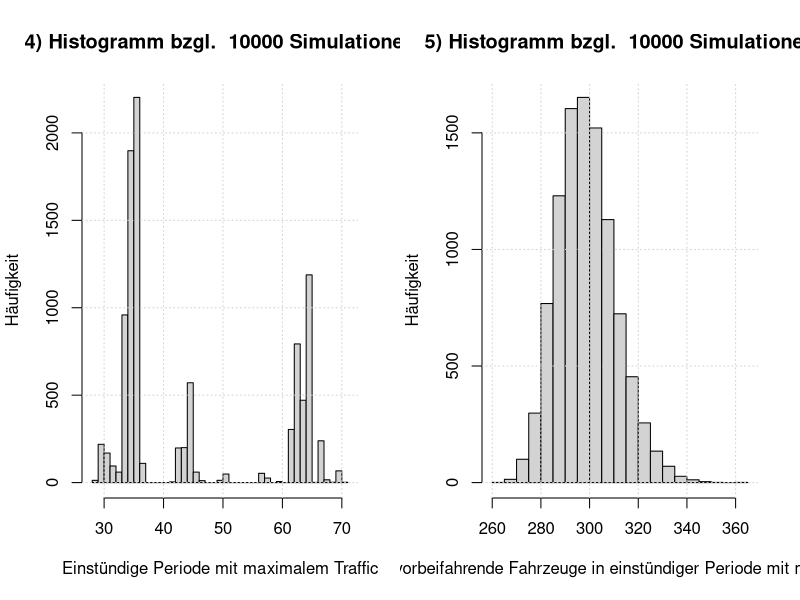
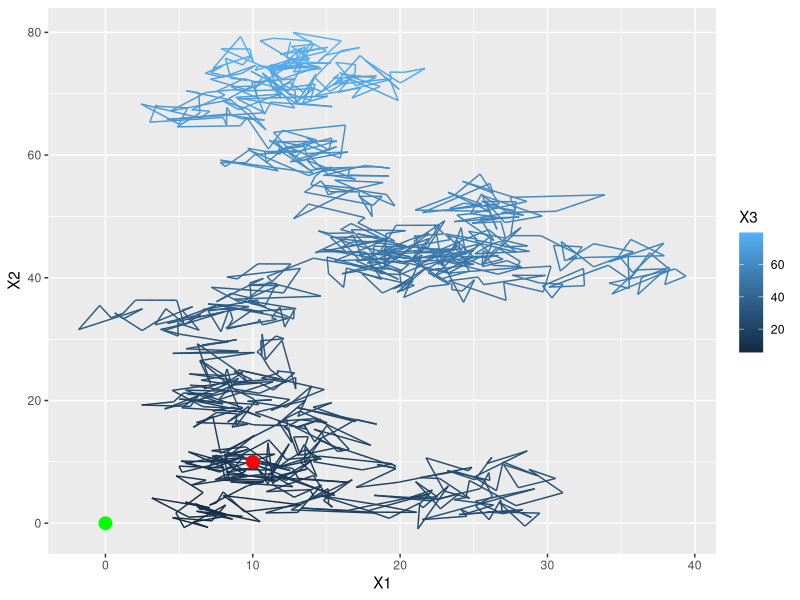
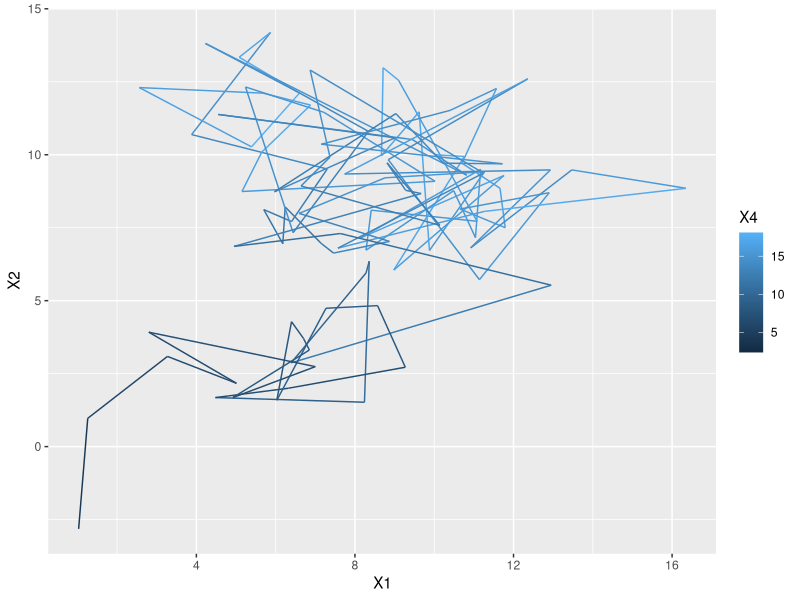

These charts were generated, in order, by the following R code:
## ---- chunk 1
# Load libraries
# shit's getting serious
library('ggplot2')
## ---- chunk 2
# Read data
P <- as.matrix(read.csv("data/lungcancer.csv"))
nStates <- dim(P)[1]

# Sanity check
apply(P, 1, sum)
## ---- chunk 3
# Method 1
fnMCMeanSteps1 <- function(x, mu, P, tailProb = 0.01){
  # This function computes the mean number of steps needed to reach state x for
  # a Markov chain defined with initial distribution mu and transition matrix P.
  # 
  # Args:
  #   x:        Target state
  #   mu:       Initial distribution
  #   P:        Transition matrix
  #   tailProb: Tail probability to control approximation
  #   
  # Returns:
  #   Expected number of steps to reach state x for the first time
  
  # Step 0
  cumProbs <- mu[x]
  mean <- mu[x] * 0  # symbolic initialization
  
  # Step 1
  tempProb <- sum(mu[-x] * P[-x, x])
  cumProbs <- cumProbs + tempProb
  mean <- mean + tempProb * 1
  
  # Further steps
  PTilde <- diag(length(mu) - 1)  # initialize PTilde
  k <- 2
  
  while (1-cumProbs >= tailProb) {
    PTilde <- PTilde %*% P[-x, -x]  # Update PTilde
    tempProb <- mu[-x] %*% PTilde %*% P[-x, x]  # Get prob. of hitting time k
    cumProbs <- cumProbs + tempProb  # cumulate probability mass
    mean <- mean + tempProb * k  # update mean
    k <- k+1
  }
  
  # Return mean
  return(as.double(mean))
}
## ---- chunk 4
# Define initial distribution (always begin in state 23 (Lung))
mu <- rep(0, nStates)
mu[23] <- 1

# Expected steps to reach certain position
meanStepsBladder <- fnMCMeanSteps1(5, mu, P, tailProb = 10^-5)
meanStepsBrain <- fnMCMeanSteps1(7, mu, P, tailProb = 10^-5)
meanStepsHeart <- fnMCMeanSteps1(17, mu, P, tailProb = 10^-5)
## ---- chunk 5
# Method 2
fnMCMeanSteps2 <- function(x, mu, P, T = 1000){
  # This function computes the mean number of steps needed to reach state x for
  # a Markov chain defined with initial distribution mu and transition matrix P.
  # This method approximates the mean using 10'000 Markov chain simulations with
  # a maximum of T steps per simulation.
  # 
  # Args:
  #   x:  Target state
  #   mu: Initial distribution
  #   P:  Transition matrix
  #   T:  Maximum length of Markov chain
  #   
  # Returns:
  #   Expected number of steps to reach state x for the first time
  
  # Number of states and simulations
  nStates <- length(mu)
  nSim <- 10^4
  
  # Initialize matrix for markov chains
  matSteps <- matrix(nrow = nSim, ncol = T)
  
  # Sample initial state with mu
  matSteps[, 1] <- sample(1:nStates, nSim, replace = TRUE, prob = mu)
  
  # Write sub-function for state-dependend sampling to use with sapply
  fnMCStep <- function(state){
    return(sample(1:nStates, 1, prob = P[state, ]))
  }
  
  # Simulate markov chains
  for (i in 2:T){
    matSteps[, i] <- sapply(matSteps[, i-1], fnMCStep)
  }
  
  # Get steps needed to reach state x the first time for each simulation
  # Again, we use a sub-function that can be used with apply
  fnFirstTime <- function(mc){
    # Args:
    #   mc: markov chain (vector)
    
    return(which(mc == x)[1])  # returns NA, if state x is not reached at all
  }
  
  mean <- mean(apply(matSteps, 1, fnFirstTime), na.rm = TRUE)
  
  # Return mean
  return(mean)
}
## ---- chunk 6
N <- as.matrix(read.csv("data/traffic.csv", header = TRUE))

# Get vector of 96 data points
Nt <- as.vector(t(N[,2:5]))

# Calculate lambda tilde and lambda as function of t
lambdaTildeT <- Nt
lambdaT <- 1.2 * lambdaTildeT
## ---- chunk 7
fnSimulatePoisson <- function(lambda, n) {
  # This function simulates poisson values based on vector of parameters lambda
  # 
  # Args:
  #   lambda:   Vector of parameters for poisson distribution
  #   n:        Number of simulations
  #   
  # Returns:
  #   Simulated vectors as matrix, where every row is a simulation of one day
  #   therefore the matrix as n rows.
  
  # Get random poisson distributed values for n days
  vSimulated <- rpois(length(lambda)*n, lambda)
  
  # Split data into matrix of form: mSplitted[day, quarter-hour]
  # where day goes from 1 to n and quater-hour from 1 to 96
  mSplitted <- t(matrix(vSimulated, nrow=length(lambda), ncol=n))
  
  return(mSplitted)
}

# Define number of simulations
nSimulations = 10000

# Run poisson simulation, based on parameter values from traffic.csv
mSimulation <- fnSimulatePoisson(lambdaT, nSimulations)
## ---- chunk 8
## Task 1
meanCarsPerDay <- mean(rowSums(mSimulation))

## Task 2
thousandsCar <- NULL
for(i in 1:nSimulations) {
  # Calculate cumulative sums per day (per simulation)
  cumsumDay <- cumsum(mSimulation[i,])
  
  # It's not clear if floor should ne applies only for mean, or also here
  # However, in the end the results seems to be the same
  thousandsCar[i] <- floor(max(which(cumsumDay <= 1000))/4)
}

meanThousandsCar <- floor(mean(thousandsCar))

## Task 3
# Time between 1:30 and 1:45 is at position 7
meanCarsAtNightQuarter <- mean(as.vector(mSimulation[,7]))
# The result is 0, which we can easily explain as lambda is 0 in this timeslot
# More input data, to have a more precise model, would possibly change this

## Task 4/5
maxTrafficPeriodIndices <- NULL
maxTrafficPeriodValues <- NULL
for(i in 1:nSimulations) {
  # Calculate cumulative sums per day (per simulation)
  cumsumDay <- cumsum(mSimulation[i,])
  
  # Initialize new vector
  sumHourlyPeriod <- NULL
  
  # Run from 0.0 to 23.0
  for(j in 1:(length(cumsumDay)-4)) {
    sumHourlyPeriod[j] <- cumsumDay[j+4] - cumsumDay[j]
  }
  
  # Get maximum position and store in vector
  maxTrafficPeriodIndices[i] <- which.max(sumHourlyPeriod)
  maxTrafficPeriodValues[i] <- max(sumHourlyPeriod)
}

par(mfrow = c(1,2))

hist(maxTrafficPeriodIndices,
     breaks = max(maxTrafficPeriodIndices)-min(maxTrafficPeriodIndices),
     main = paste("4) Histogramm bzgl. ", nSimulations, "Simulationen"),
     xlab = "Einstündige Periode mit maximalem Traffic", ylab = "Häufigkeit")
grid()
# where eg. 30 is the time period between 07:15 - 08:15,
# 31 is 07:30 - 08:30, and so on

hist(maxTrafficPeriodValues,
     main = paste("5) Histogramm bzgl. ", nSimulations, "Simulationen"),
     xlab = paste("Anzahl der vorbeifahrende Fahrzeuge in einstündiger Periode",
                  "mit maximalem Traffic"),
     ylab = "Häufigkeit")
grid()
## ---- chunk 9
# TODO: only use positive values on z-axis!
# TODO: find a good way to make the 3d line plot for the bird
# TOO: add MonteCarlo wrapper function for the simulation

# check if library is there
require('ggplot2')

fnRandomWalk <- function(d, x, N, R) {
  # This function generates a random walk of dimension d
  #
  #
  dfWalk = data.frame(matrix(nrow=N, ncol=d+1))
  
  n=1
  pos=x
  dfWalk[1,1:d] = pos
  dist = sqrt(sum(pos*pos))
  dfWalk[1,d+1] = dist
  
  while(n<N && R<dist) {
    # Thi is the loop handling the random walk
    rstep <- c(round(rnorm(d),2))
    pos = pos+rstep
    dist <- sqrt(sum(pos*pos))
    dfWalk[n+1,1:d] = pos+rstep
    dfWalk[n+1,d+1] = dist
    n = n+1 
  }
  # na.omit ist necessary to handle random walks exiting after n<N (made it home)
  return(na.omit(dfWalk))
}

set.seed(2567)
humanWalk <- fnRandomWalk(2, c(10,10), 1000, 3)

# Plotting
sf <- data.frame(X=10, Y=10)
sff <- data.frame(X=0, Y=0)
p1 <- ggplot(humanWalk, aes(x=X1, y=X2, color=X3)) +
    geom_path() +
    geom_point(data=sf,aes(X,Y),colour='red',size=4) +
    geom_point(data=sff,aes(X,Y),colour='green',size=4)
p1

# Plotting 2
birdWalk <- fnRandomWalk(3, c(10,10,10), 1000, 3)
p2 <- ggplot(birdWalk, aes(x=X1, y=X2, z=X3, color=X4)) +
    geom_path()
p2

## ---- chunk 10

fnRandomWalkMC <- function(nSim, nSamples, R) {
  # This is the MC wrapper function for the random walk simulation
  #
  # ongoing dev:
  # for each number in nSim, simulate nSamples random walks and store their exit status
  # todo: add % of "got home" walks to dfRand as column, use X1 column for values of nSim
  dfRand <- data.frame(...)
  for (i in nSim) {
    dfB <- NULL
    dfH <- NULL
    for (j in nSamples) {
      dfB[j] <- dim(fnRandomWalk(2, startpos[1:2], i, R))[[1]]
      dfH[j] <- dim(fnRandomWalk(3, startpos[1:3], i, R))[[1]]
    }
    dfRand[something] <- c(i, sum(dfB<i)/nSamples, sum(dfH<i)/nSamples)
    
  }
  return(dfRand)
}

#startpos <- c(10,10,10)
#nSim <- c(10, 50, 100, 200, 500, 1000, 2000, 4000, 6000, 10000)
#dfMC <- fnRandomWalkMC(nSim, 30, 3)

